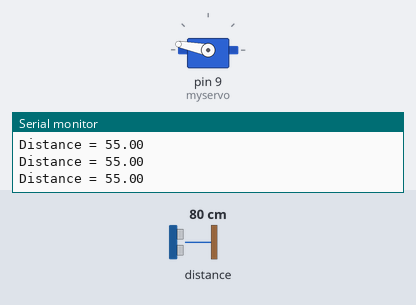
Bench run of a sketch on a simulated Arduino Uno, built with avr-gcc and run on an emulated ATmega328P. On the bench: servo, the last lines printed to the serial monitor. The test bench sets the inputs (shaded band); at power-on: distance to the obstacle 80 cm.

Above: at 3.2 s.
3.3 s: distance to the obstacle set to 35 cm
At 4.3 s:
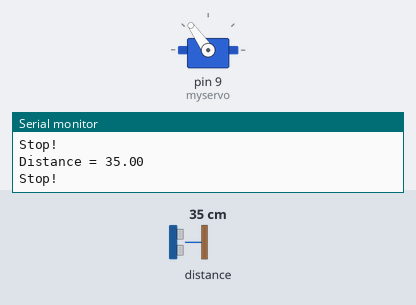
5.2 s: distance to the obstacle set to 18 cm
At 6.6 s:
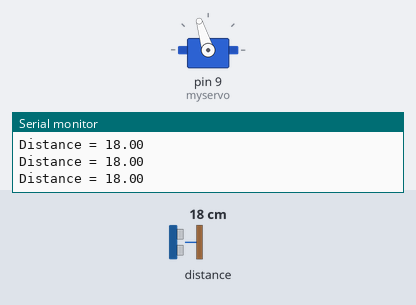
6.9 s: distance to the obstacle set to 2 cm
At 8.0 s:
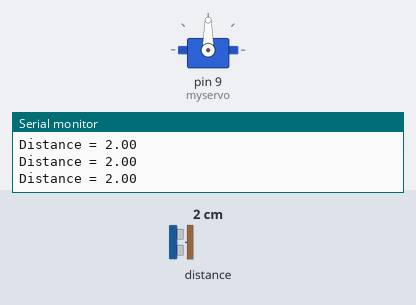
8.4 s: distance to the obstacle set to 9 cm
At 8.5 s:
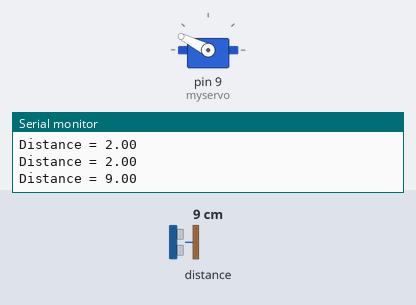
10.0 s: distance to the obstacle set to 60 cm
At 10.9 s:
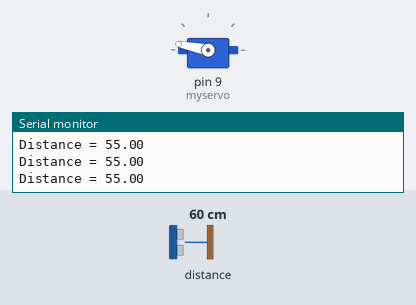
Timing chart, 0 to 12.6 s (numbered marks = the images above; inputs shaded):
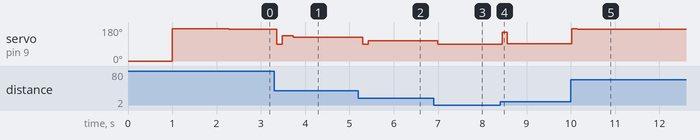

Measured:
- after the input at 3.3 s, servo on pin 9 (myservo): 169° → 90° after 0.06 s, → 135° 0.12 s later, → 134° 0.12 s later, → 125° 0.12 s later
- after the input at 5.2 s, servo on pin 9 (myservo): 125° → 90° after 0.10 s, → 107° 0.12 s later
- after the input at 6.9 s, servo on pin 9 (myservo): 107° → 90° after 0.09 s
- after the input at 8.4 s, servo on pin 9 (myservo): 90° → 153° after 0.05 s, → 92° 0.12 s later
- after the input at 10.0 s, servo on pin 9 (myservo): 92° → 170° at once, → 169° 0.12 s later

The sketch:

PID_Balance_Code.ino
```cpp
#include <Wire.h>
#include <Servo.h>

#include "Adafruit_VL53L0X.h"

Adafruit_VL53L0X lox = Adafruit_VL53L0X();

///////////////////////Inputs/outputs///////////////////////
int Analog_in = A0;
Servo myservo;  // create servo object to control a servo, later attatched to D9
///////////////////////////////////////////////////////

////////////////////////Variables///////////////////////
float distance = 0.0;
float time;        //Variables for time control
float distance_previous_error, distance_error;
int period = 120;  //Refresh rate period of the loop is 120ms
///////////////////////////////////////////////////////

///////////////////PID constants///////////////////////

float kp_orig=8;
float ki_orig=0.2;
float kd_orig=5000;

float kp=kp_orig;
float ki=ki_orig;
float kd=kd_orig;
float distance_setpoint = 36; // 36 Should be the distance from sensor to the middle of the bar in cm. Be sure to account for the 4-5 cm length of tape next to the Lidar sensor.

float PID_p, PID_i, PID_d, PID_total;
///////////////////////////////////////////////////////

boolean debug = true;
int num_consecutive_times_close_to_center = 0;
int center_servo_angle = 125;

void setup() {
  //analogReference(EXTERNAL);
  Serial.begin(115200);

  // wait until serial port opens for native USB devices
  while (! Serial) {
    delay(1);
  }

  Serial.println("Adafruit VL53L0X test");
  if (!lox.begin()) {
    Serial.println(F("Failed to boot VL53L0X"));
    while(1);
  }
  // power
  Serial.println(F("VL53L0X API Simple Ranging example\n\n"));


  myservo.attach(9); // attaches the servo on pin 9 to the servo object
  myservo.write(0); // write 0 to the servo. This initializes the 0 position of the servo. Without this line, the servo will not know the position of any other write value, so think of this as a reference for other writes.
  delay(1000);
  myservo.write(170); // for similar reasons stated above, write 170 (the maximum possible value that I chose to write to the servo in loop())
  delay(1000);
  pinMode(Analog_in,INPUT);
  time = millis();
}

void loop() {
  while (true) {
    if (millis() > time+period)
    {
      time = millis(); // sets time for the next loop iteration
      VL53L0X_RangingMeasurementData_t measure; // create an object to retrieve the Lidar's readings

      lox.rangingTest(&measure, false); // pass in 'true' to get debug data printout!

      if (measure.RangeStatus != 4) // test if the reading from the Lidar is in range.
      { // phase failures have incorrect data
        distance = measure.RangeMilliMeter / 10; // assign distance to the Lidar's reading (in cm)
        if (distance > 55) // if the Lidar reads a value greater than 55 cm, set distance = 55 as that is the length of the seesaw.
        {
          distance = 55;
        }
      }
      else // If the Lidar reading is not in range, move on to the next loop iteration.
      {
        continue;
      }

      if (debug) {Serial.print("Distance = "); Serial.println(distance);} // print the distance of the ball if debug = True

      distance_error = distance_setpoint - distance - 4; // find the distance error from the ball to the middle of the seesaw. I added "- 4" to account to the tape I added next to the sensor.

      PID_p = kp * distance_error; // initialize PID_p with a scaled up value of the distance error.

      // keep track of the distance covered when the ball is within 3 cm of the center.
      if(abs(distance_error) < 3)
      {
        PID_i = PID_i + (ki * distance_error);
      }
      else
      {
        PID_i = 0;
      }

      PID_d = kd*((distance_error - distance_previous_error)/period); // find the derivative of the ball's position (its instantaneous speed in cm/millisecond) and scale it up with the kd constant.

      // The following code makes the servo stop adjusting when the ball has relatively low speed and is close to the center
      if(abs(distance_error) < 5 && abs(PID_d) < 175) // test if the magnitude of the distance error is < 5 AND the magnitude of the scaled speed is < 175. Feel free to change the boundaries of these tests in order to change the accuracy of where the ball ballances. Note: decreasing the minimum distance_error will make the servo take longer to stabilize. It is a trade-off for speed and accuracy.
      {
        num_consecutive_times_close_to_center += 1; // increment a consecutive counter by one
        if(num_consecutive_times_close_to_center >= 3) // test if the consecutive counter is at least 3. This ensures that the ball is more or less stable in the middle for a while. I found that 3 is the most efficient minimum number of consecutive times to check if the ball is close to the center, but feel free to change this too.
        {
          Serial.println("Stop!");
          myservo.write(center_servo_angle); // set the position of the servo such that the seesaw is horizontal to the ground (middle position).
          break; // break out of the "while True" loop. The loop() function will start up again.
        }
        else // if the consecutive counter is not >= 3, scale the kp, ki and kd constants down by 30%. Again, feel free to change this factor to whatever you see fit. I implemented this so that the servo doesn't make drastic movements when the ball is close to the center.
        {
          float factor = .7;
          kp *= factor;
          ki *= factor;
          kd *= factor;
        }
      }
      else // if the ball is not within 5 cm of the center AND it is moving relatively fast ...
      {
        num_consecutive_times_close_to_center = 0; // reset the consecutive loop counter
        // set the kp, ki and kd constants back to their original values.
        kp=kp_orig;
        ki=ki_orig;
        kd=kd_orig;
      }

      PID_total = PID_p + PID_i + PID_d; // take the sum of the p, i and d values to prepare for writing to the servo
      PID_total = map(PID_total, -240, 240, 0, 100); // map the value of PID_total from 0 to 100. This assumes that the range of PID_total is [-240, 240].
      // NOTE: IF THE SERVO MOTOR IS PHYSICALLY ROTATED TO A POSITION, SIMPLY CHANGE THE MAP CONSTANTS ABOVE TO ACCOUNT FOR THAT CHANGE. THIS IS THE ONLY THING YOU NEED TO CHANGE WHEN THIS HAPPENS.

      // If for any reason PID_total falls within a range not within [-240, 240] as defined above, it will be mapped to a value outside of the range [0, 100].
      // In this case, limit the minimum of the mapped PID_total to 10 and the maximum to 90.
      if(PID_total < 10){PID_total = 10;}
      if(PID_total > 90) {PID_total = 90;}

      // Because the arm that connects the servo to the seesaw is on the opposite side of the Lidar sensor, invert the value of PID_total.
      // The servo only writes angles that are between 0 and 180.
      // Assuming that the center_servo_angle is around 125 to 130, the maximum angle of the seesaw will be approximately the same on both sides. In other words, the seesaw's maximum tilting angle on the left will be approximately equal to the right.
      int final_pid_total = 180-PID_total; // I inverted the angle of the PID_total because the servo was on the opposite side of the seesaw.

      myservo.write(final_pid_total); // write final_pid_total to the servo

      distance_previous_error = distance_error; // set distance_previous_error to distance_error for the next loop iteration.
      if (debug) {delay(50);} // wait/sleep for 50 milliseconds. I found that the servo does not have a difficult time responding without this wait, so set debug = False to skip this line if you'd like.
    }
  }
}
```
